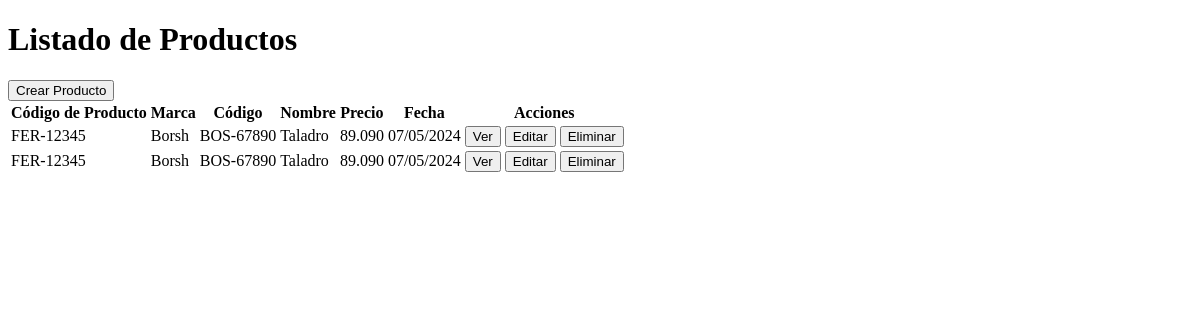
Before: /listar_productos/ with the older database file.
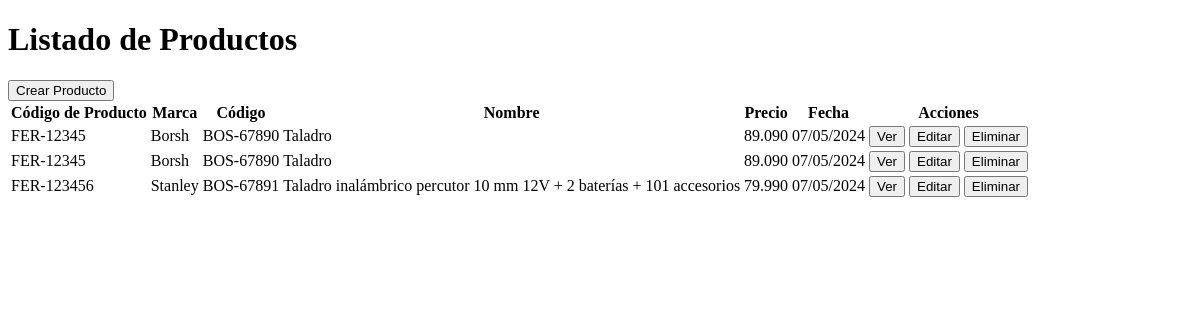
After: the same page with the newer database file.
### api/models.py (models this page shows)
class Producto (models.Model):
    codigoProducto = models.CharField(max_length=100)
    marca = models.CharField(max_length=20)
    codigo = models.CharField(max_length=10)
    nombre = models.CharField(max_length=100)
    precio = models.CharField(max_length=10)
    fecha = models.CharField(max_length=10)

### api/views.py (the view)
# urls.py: path('listar_productos/', views.listar_productos, name='listar_productos'),
def listar_productos(request):
    productos = Producto.objects.all()
    return render(request, 'listar_productos.html', {'productos': productos})

### api/templates/listar_productos.html (shortened to what this page needs)
<!DOCTYPE html>
<html lang="en">
<head>
</head>
<body>
    <h1>Listado de Productos</h1>
    <a href="{% url 'crear_producto' %}"><button>Crear Producto</button></a>
    <table>
        <thead>
            <tr>
                <th>Código de Producto</th>
                <th>Marca</th>
                <th>Código</th>
                <th>Nombre</th>
                <th>Precio</th>
                <th>Fecha</th>
                <th>Acciones</th>
            </tr>
        </thead>
        <tbody>
            {% for producto in productos %}
            <tr>
                <td>{{ producto.codigoProducto }}</td>
                <td>{{ producto.marca }}</td>
                <td>{{ producto.codigo }}</td>
                <td>{{ producto.nombre }}</td>
                <td>{{ producto.precio }}</td>
                <td>{{ producto.fecha }}</td>
                <td>
                    <a href="{% url 'ver_producto' producto.pk %}"><button>Ver</button></a>
                    <a href="{% url 'editar_producto' producto.pk %}"><button>Editar</button></a>
                    <a href="{% url 'eliminar_producto' producto.pk %}"><button>Eliminar</button></a>
                </td>
            </tr>
            {% endfor %}
        </tbody>
    </table>
</body>
</html>

Changed rows visible on the page:
added Producto: codigoProducto "FER-123456", marca "Stanley", codigo "BOS-67891", nombre "Taladro inalámbrico percutor 10 mm 12V + 2 baterías + 101 accesorios", precio "79.990", fecha "07/05/2024"
